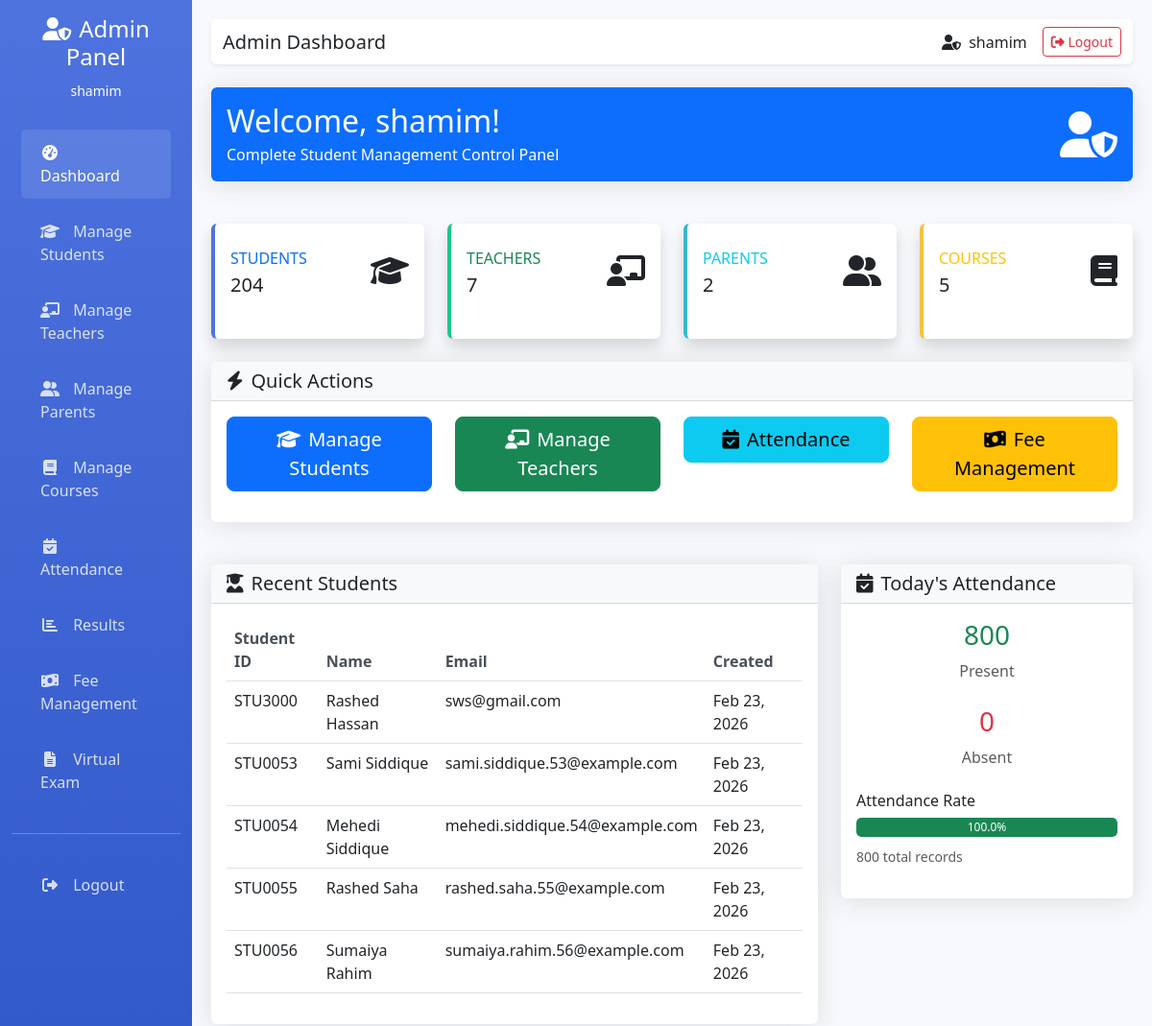
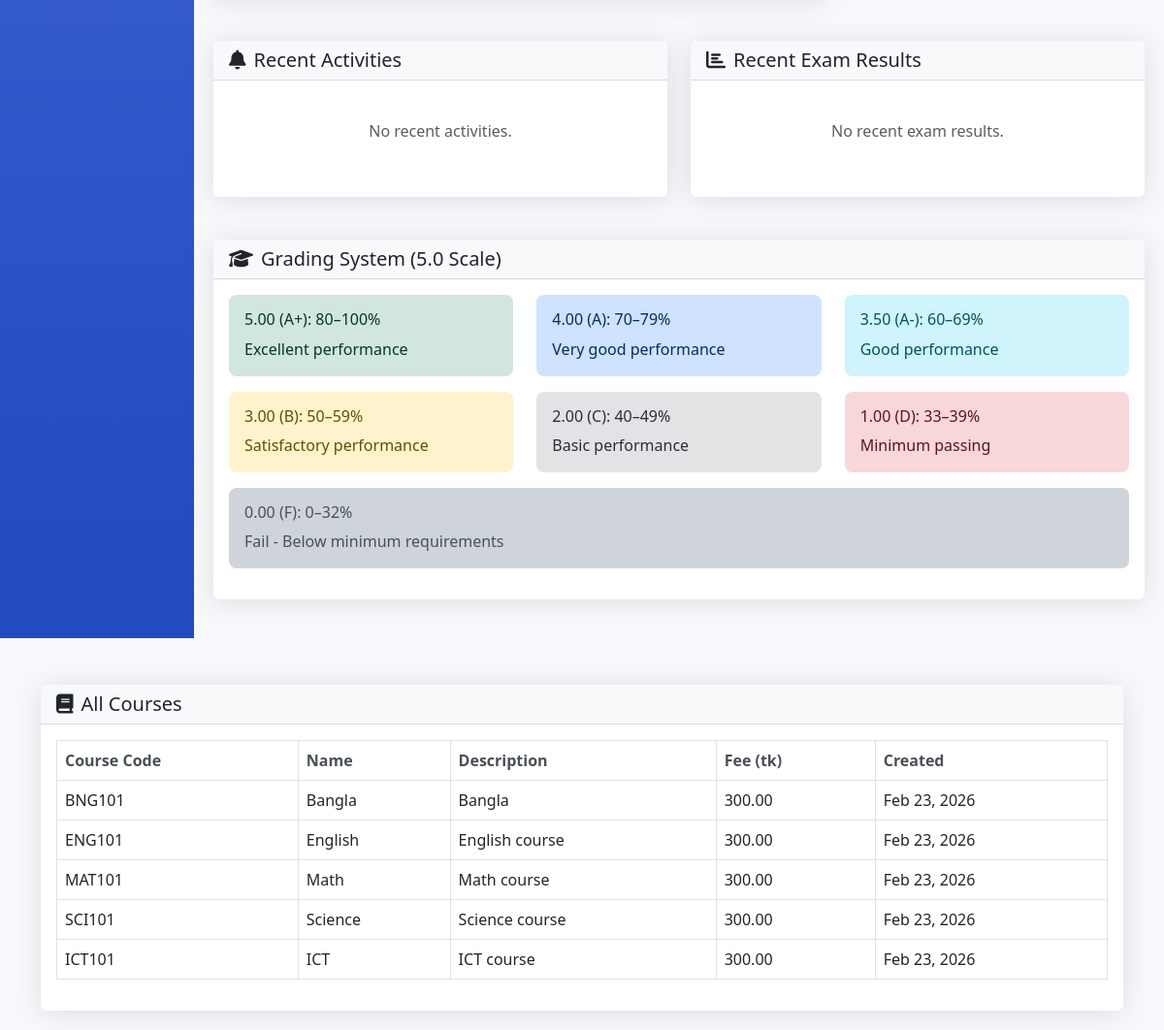
Page /admin/dashboard.php (signed in) on the committed database (2 pictures, top to bottom).
### tables this page shows
CREATE TABLE `students` (
  `id` int(11) NOT NULL,
  `student_id` varchar(20) NOT NULL,
  `first_name` varchar(50) NOT NULL,
  `last_name` varchar(50) NOT NULL,
  `email` varchar(100) NOT NULL,
  `phone` varchar(20) DEFAULT NULL,
  `address` text DEFAULT NULL,
  `date_of_birth` date DEFAULT NULL,
  `status` enum('active','inactive') NOT NULL DEFAULT 'active',
  `created_at` timestamp NOT NULL DEFAULT current_timestamp(),
  `updated_at` timestamp NOT NULL DEFAULT current_timestamp() ON UPDATE current_timestamp(),
  `parent_id` int(11) DEFAULT NULL,
  `advisor_id` int(11) DEFAULT NULL,
  `user_id` int(11) DEFAULT NULL
);

CREATE TABLE `courses` (
  `id` int(11) NOT NULL,
  `course_code` varchar(20) NOT NULL,
  `course_name` varchar(100) NOT NULL,
  `description` text DEFAULT NULL,
  `credits` int(11) NOT NULL DEFAULT 3,
  `fee` decimal(10,2) NOT NULL DEFAULT 0.00,
  `created_at` timestamp NOT NULL DEFAULT current_timestamp(),
  `updated_at` timestamp NOT NULL DEFAULT current_timestamp() ON UPDATE current_timestamp()
);

### admin/dashboard.php (the view, shortened to what the rows shown need)
<?php
require_once '../includes/config.php';
$recent_students = $conn->query("SELECT * FROM students ORDER BY created_at DESC LIMIT 5");
?>
<!DOCTYPE html>
<html lang="en">
<head>
    <link href="https://cdn.jsdelivr.net/npm/bootstrap@5.3.0/dist/css/bootstrap.min.css" rel="stylesheet">
    <link rel="stylesheet" href="https://cdnjs.cloudflare.com/ajax/libs/font-awesome/6.4.0/css/all.min.css">
    <link href="../assets/css/style.css" rel="stylesheet">
</head>
<body>
    <div class="container-fluid">
        <div class="row">
            <main class="col-md-9 ms-sm-auto col-lg-10 main-content">
                <div class="row mb-4">
                    <div class="col-12">
                        <div class="card bg-primary text-white">
                            <div class="card-body">
                                <div class="d-flex justify-content-between align-items-center">
                                    <div>
                                        <h2 class="mb-1">Welcome, <?php echo htmlspecialchars($_SESSION['user_username']); ?>!</h2>
                                    </div>
                                </div>
                            </div>
                        </div>
                    </div>
                </div>
                <div class="row">
                    <div class="col-md-8">
                        <div class="card">
                            <div class="card-body">
                                <?php if ($recent_students->num_rows > 0): ?>
                                    <div class="table-responsive">
                                        <table class="table table-hover">
                                            <thead>
                                                <tr>
                                                    <th>Student ID</th>
                                                    <th>Name</th>
                                                    <th>Email</th>
                                                    <th>Created</th>
                                                </tr>
                                            </thead>
                                            <tbody>
                                                <?php while($student = $recent_students->fetch_assoc()): ?>
                                                    <tr>
                                                        <td><?php echo htmlspecialchars($student['student_id']); ?></td>
                                                        <td><?php echo htmlspecialchars($student['first_name'] . ' ' . $student['last_name']); ?></td>
                                                        <td><?php echo htmlspecialchars($student['email']); ?></td>
                                                        <td><?php echo date('M j, Y', strtotime($student['created_at'])); ?></td>
                                                    </tr>
                                                <?php endwhile; ?>
                                            </tbody>
                                        </table>
                                    </div>
                                <?php else: ?>
                                    <p class="text-muted text-center py-4">No recent students found.</p>
                                <?php endif; ?>
                            </div>
                        </div>
                    </div>
                </div>
            </main>
        </div>
    </div>
    <div class="container mt-5">
        <div class="card">
            <div class="card-body">
                <?php
                $all_courses = $conn->query("SELECT * FROM courses ORDER BY created_at DESC");
                if ($all_courses->num_rows > 0): ?>
                <div class="table-responsive">
                    <table class="table table-bordered table-hover">
                        <thead>
                            <tr>
                                <th>Course Code</th>
                                <th>Name</th>
                                <th>Description</th>
                                <th>Fee (tk)</th>
                                <th>Created</th>
                            </tr>
                        </thead>
                        <tbody>
                            <?php while($course = $all_courses->fetch_assoc()): ?>
                            <tr>
                                <td><?php echo htmlspecialchars($course['course_code']); ?></td>
                                <td><?php echo htmlspecialchars($course['course_name']); ?></td>
                                <td><?php echo htmlspecialchars($course['description']); ?></td>
                                <td><?php echo number_format($course['fee'], 2); ?></td>
                                <td><?php echo date('M d, Y', strtotime($course['created_at'])); ?></td>
                            </tr>
                            <?php endwhile; ?>
                        </tbody>
                    </table>
                </div>
                <?php else: ?>
                    <div class="alert alert-info">No courses found.</div>
                <?php endif; ?>
            </div>
        </div>
    </div>
</body>
</html>

### rows in the picture
students: student "STU3000", first_name+last_name "Rashed Hassan", email "sws@gmail.com", created_at "Feb 23, 2026"
students: student "STU0053", first_name+last_name "Sami Siddique", email "sami.siddique.53@example.com", created_at "Feb 23, 2026"
students: student "STU0054", first_name+last_name "Mehedi Siddique", email "mehedi.siddique.54@example.com", created_at "Feb 23, 2026"
students: student "STU0055", first_name+last_name "Rashed Saha", email "rashed.saha.55@example.com", created_at "Feb 23, 2026"
students: student "STU0056", first_name+last_name "Sumaiya Rahim", email "sumaiya.rahim.56@example.com", created_at "Feb 23, 2026"
courses: course_code "BNG101", course_name "Bangla", description "Bangla", fee "300.00", created_at "Feb 23, 2026"
courses: course_code "ENG101", course_name "English", description "English course", fee "300.00", created_at "Feb 23, 2026"
courses: course_code "MAT101", course_name "Math", description "Math course", fee "300.00", created_at "Feb 23, 2026"
courses: course_code "SCI101", course_name "Science", description "Science course", fee "300.00", created_at "Feb 23, 2026"
courses: course_code "ICT101", course_name "ICT", description "ICT course", fee "300.00", created_at "Feb 23, 2026"

### other values in the picture
$_SESSION['user_username'] "shamim"
$page_title "Admin Dashboard"
$total_students "204"
$total_teachers "7"
$total_parents "2"
$total_courses "5"
$attendance_summary['present_count'] "800"
$attendance_summary['absent_count'] "0"
$attendance_rate "100.0"
$attendance_summary['total_records'] "800"
